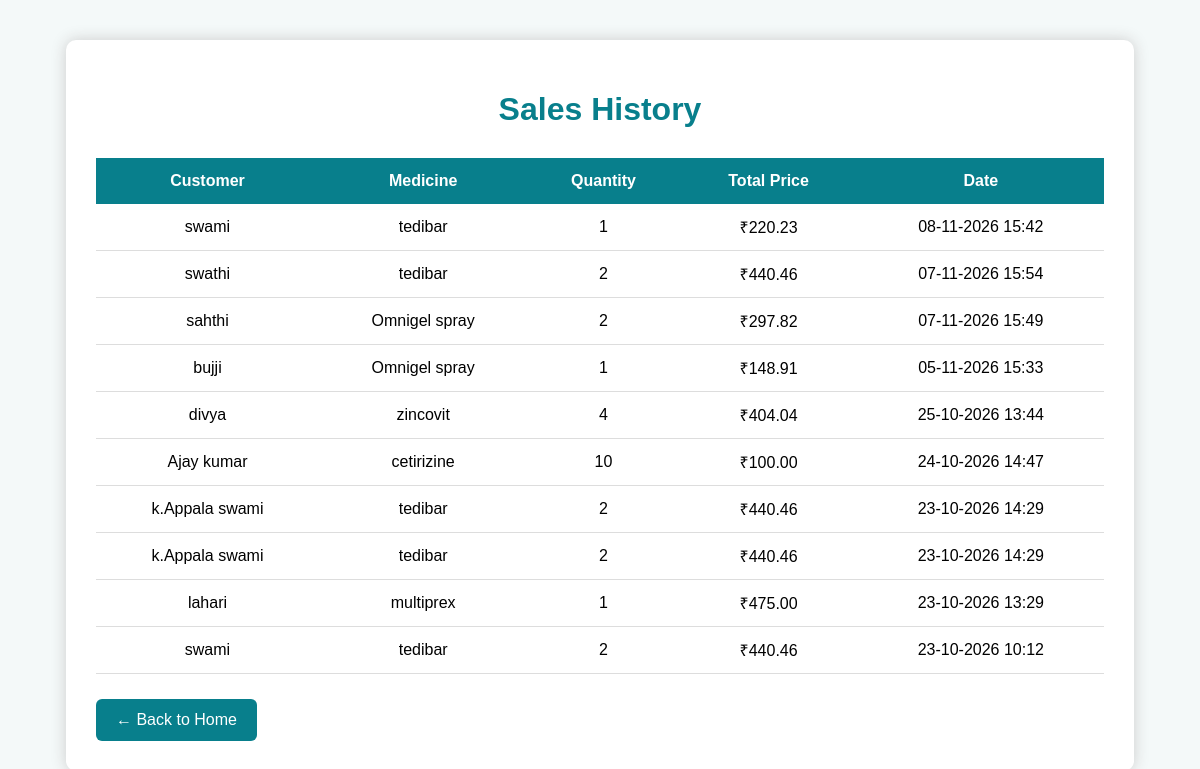
Page /sales-history/ (signed in) on the committed database.
### store/models.py (models this page shows, shortened)
class Sale(models.Model):
    customer_name = models.CharField(max_length=100)
    medicine = models.ForeignKey(
        Medicine,
        on_delete=models.CASCADE
    )
    quantity = models.IntegerField()
    total_price = models.DecimalField(
        max_digits=10,
        decimal_places=2
    )
    sale_date = models.DateTimeField(auto_now_add=True)

class Medicine(models.Model):
    name = models.CharField(max_length=100)
    category = models.CharField(max_length=100)
    manufacturer = models.CharField(max_length=100)
    price = models.DecimalField(max_digits=10, decimal_places=2)
    stock = models.IntegerField()
    expiry_date = models.DateField()
    image = models.ImageField(
        upload_to="medicines/",
        blank=True,
        null=True
    )

### store/views.py (the view)
# urls.py: path("sales-history/", views.sales_history, name="sales_history"),
@login_required
def sales_history(request):
    sales_list = Sale.objects.all().order_by("-sale_date")
    return render(request, "sales_history.html", {
        "sales": sales_list
    })

### store/templates/sales_history.html (shortened to what this page needs)
<!DOCTYPE html>
<html>
<head>
</head>
<body>
<div class="container">
    <h1>Sales History</h1>
    {% if sales %}
    <table>
        <tr>
            <th>Customer</th>
            <th>Medicine</th>
            <th>Quantity</th>
            <th>Total Price</th>
            <th>Date</th>
        </tr>
        {% for sale in sales %}
        <tr>
            <td>{{ sale.customer_name }}</td>
            <td>{{ sale.medicine.name }}</td>
            <td>{{ sale.quantity }}</td>
            <td>₹{{ sale.total_price }}</td>
            <td>{{ sale.sale_date|date:"d-m-Y H:i" }}</td>
        </tr>
        {% endfor %}
    </table>
    {% else %}
    <div class="empty">
        No sales records available.
    </div>
    {% endif %}
    <a href="/" class="back">← Back to Home</a>
</div>
</body>
</html>

### store/templates/sales_history.html (style rules this page uses)
body { font-family: Arial, sans-serif; background: #f4f9f9; margin: 0; padding: 40px; }
.container { width: 90%; margin: auto; background: white; padding: 30px; box-shadow: 0 0 15px #ccc; border-radius: 10px; }
h1 { text-align: center; color: #087f8c; }
table { width: 100%; border-collapse: collapse; margin-top: 30px; }
th { background: #087f8c; color: white; padding: 14px; }
td { padding: 12px; border-bottom: 1px solid #ddd; text-align: center; }
.back { display: inline-block; margin-top: 25px; padding: 12px 20px; background: #087f8c; color: white; text-decoration: none; border-radius: 6px; }

### rows in the picture
Sale: customer_name "swami", medicine.name "tedibar", quantity "1", total_price "220.23", sale_date "08-11-2026 15:42"
Sale: customer_name "swathi", medicine.name "tedibar", quantity "2", total_price "440.46", sale_date "07-11-2026 15:54"
Sale: customer_name "sahthi", medicine.name "Omnigel spray", quantity "2", total_price "297.82", sale_date "07-11-2026 15:49"
Sale: customer_name "bujji", medicine.name "Omnigel spray", quantity "1", total_price "148.91", sale_date "05-11-2026 15:33"
Sale: customer_name "divya", medicine.name "zincovit", quantity "4", total_price "404.04", sale_date "25-10-2026 13:44"
Sale: customer_name "Ajay kumar", medicine.name "cetirizine", quantity "10", total_price "100.00", sale_date "24-10-2026 14:47"
Sale: customer_name "k.Appala swami", medicine.name "tedibar", quantity "2", total_price "440.46", sale_date "23-10-2026 14:29"
Sale: customer_name "k.Appala swami", medicine.name "tedibar", quantity "2", total_price "440.46", sale_date "23-10-2026 14:29"
Sale: customer_name "lahari", medicine.name "multiprex", quantity "1", total_price "475.00", sale_date "23-10-2026 13:29"
Sale: customer_name "swami", medicine.name "tedibar", quantity "2", total_price "440.46", sale_date "23-10-2026 10:12"
